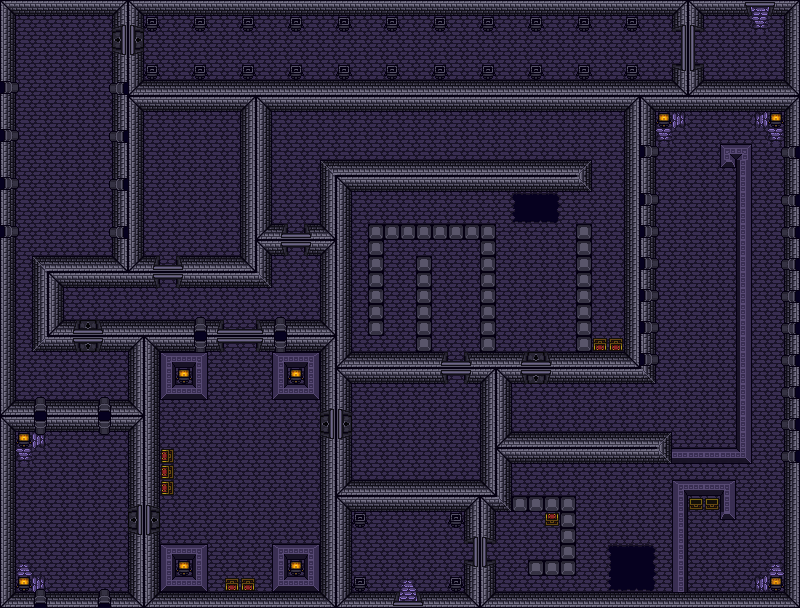

A level layout from a 2D game, rendered from its tile map. Below: a short description, then the map file with tile-grid data replaced by summaries:
An orthogonal 50x38 tile map with 16x16 px tiles, 2 tile layers (Tile Layer 1, Tile Layer 2).

<map version="1.2" tiledversion="1.2.2" orientation="orthogonal" renderorder="right-down" width="50" height="38" tilewidth="16" tileheight="16" infinite="0" nextlayerid="5" nextobjectid="1">
 <tileset firstgid="1" source="DungeonNAF.tsx" />
 <layer id="1" name="Tile Layer 1" width="50" height="38">
  <data>[1900 cells, 1900 non-empty, 34 distinct tile ids]</data>
 </layer>
 <layer id="3" name="Tile Layer 2" width="50" height="38">
  <data>[1900 cells, 236 non-empty, 47 distinct tile ids]</data>
 </layer>
</map>